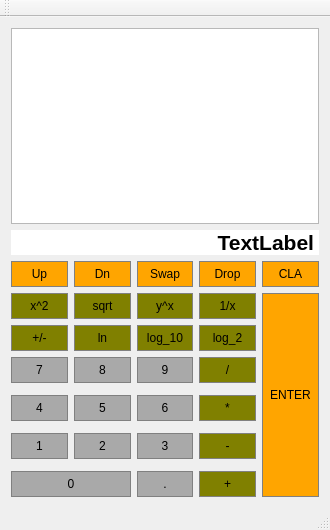
<?xml version="1.0" encoding="UTF-8"?>
<ui version="4.0">
 <class>Calculator</class>
 <widget class="QMainWindow" name="Calculator">
  <property name="geometry">
   <rect>
    <x>0</x>
    <y>0</y>
    <width>330</width>
    <height>530</height>
   </rect>
  </property>
  <property name="windowTitle">
   <string>MainWindow</string>
  </property>
  <widget class="QWidget" name="centralWidget">
   <layout class="QGridLayout" name="gridLayout">
    <item row="11" column="2">
     <widget class="QPushButton" name="DecimalPoint">
      <property name="sizePolicy">
       <sizepolicy hsizetype="Preferred" vsizetype="Preferred">
        <horstretch>0</horstretch>
        <verstretch>0</verstretch>
       </sizepolicy>
      </property>
      <property name="styleSheet">
       <string notr="true">QPushButton {
	background-color: darkgray;
	border: 1px solid gray;
	padding: 5px;
}

QPushButton:pressed {
	background-color: Dimgray;
	border: 1px solid gray;
	padding: 5px;
}</string>
      </property>
      <property name="text">
       <string>.</string>
      </property>
      <attribute name="buttonGroup">
       <string notr="true">numberGroup</string>
      </attribute>
     </widget>
    </item>
    <item row="9" column="1">
     <widget class="QPushButton" name="Button2">
      <property name="sizePolicy">
       <sizepolicy hsizetype="Preferred" vsizetype="Preferred">
        <horstretch>0</horstretch>
        <verstretch>0</verstretch>
       </sizepolicy>
      </property>
      <property name="styleSheet">
       <string notr="true">QPushButton {
	background-color: darkgray;
	border: 1px solid gray;
	padding: 5px;
}

QPushButton:pressed {
	background-color: Dimgray;
	border: 1px solid gray;
	padding: 5px;
}</string>
      </property>
      <property name="text">
       <string>2</string>
      </property>
      <attribute name="buttonGroup">
       <string notr="true">numberGroup</string>
      </attribute>
     </widget>
    </item>
    <item row="5" column="0">
     <widget class="QPushButton" name="Button7">
      <property name="sizePolicy">
       <sizepolicy hsizetype="Preferred" vsizetype="Preferred">
        <horstretch>0</horstretch>
        <verstretch>0</verstretch>
       </sizepolicy>
      </property>
      <property name="styleSheet">
       <string notr="true">QPushButton {
	background-color: darkgray;
	border: 1px solid gray;
	padding: 5px;
}

QPushButton:pressed {
	background-color: Dimgray;
	border: 1px solid gray;
	padding: 5px;
}</string>
      </property>
      <property name="text">
       <string>7</string>
      </property>
      <attribute name="buttonGroup">
       <string notr="true">numberGroup</string>
      </attribute>
     </widget>
    </item>
    <item row="2" column="4">
     <widget class="QPushButton" name="ClearAll">
      <property name="sizePolicy">
       <sizepolicy hsizetype="Preferred" vsizetype="Preferred">
        <horstretch>0</horstretch>
        <verstretch>0</verstretch>
       </sizepolicy>
      </property>
      <property name="styleSheet">
       <string notr="true">QPushButton {
	background-color: #FFA500;
	border: 1px solid gray;
	padding: 5px;
}

QPushButton:pressed {
	background-color: #FF0000;
	border: 1px solid gray;
	padding: 5px;
}</string>
      </property>
      <property name="text">
       <string>CLA</string>
      </property>
      <attribute name="buttonGroup">
       <string notr="true">stackFunctionGroup</string>
      </attribute>
     </widget>
    </item>
    <item row="3" column="4" rowspan="9">
     <widget class="QPushButton" name="Enter">
      <property name="sizePolicy">
       <sizepolicy hsizetype="Preferred" vsizetype="Preferred">
        <horstretch>0</horstretch>
        <verstretch>0</verstretch>
       </sizepolicy>
      </property>
      <property name="styleSheet">
       <string notr="true">QPushButton {
	background-color: #FFA500;
	border: 1px solid gray;
	padding: 5px;
}

QPushButton:pressed {
	background-color: #FF0000;
	border: 1px solid gray;
	padding: 5px;
}</string>
      </property>
      <property name="text">
       <string>ENTER</string>
      </property>
      <attribute name="buttonGroup">
       <string notr="true">stackFunctionGroup</string>
      </attribute>
     </widget>
    </item>
    <item row="3" column="3">
     <widget class="QPushButton" name="Inverse">
      <property name="sizePolicy">
       <sizepolicy hsizetype="Preferred" vsizetype="Preferred">
        <horstretch>0</horstretch>
        <verstretch>0</verstretch>
       </sizepolicy>
      </property>
      <property name="styleSheet">
       <string notr="true">QPushButton {
	background-color: olive;
	border: 1px solid gray;
	padding: 5px;
}

QPushButton:pressed {
	background-color: #FF0000;
	border: 1px solid gray;
	padding: 5px;
}</string>
      </property>
      <property name="text">
       <string>1/x</string>
      </property>
      <attribute name="buttonGroup">
       <string notr="true">mathFunctionGroup</string>
      </attribute>
     </widget>
    </item>
    <item row="4" column="0">
     <widget class="QPushButton" name="ChangeSign">
      <property name="sizePolicy">
       <sizepolicy hsizetype="Preferred" vsizetype="Preferred">
        <horstretch>0</horstretch>
        <verstretch>0</verstretch>
       </sizepolicy>
      </property>
      <property name="styleSheet">
       <string notr="true">QPushButton {
	background-color: olive;
	border: 1px solid gray;
	padding: 5px;
}

QPushButton:pressed {
	background-color: #FF0000;
	border: 1px solid gray;
	padding: 5px;
}</string>
      </property>
      <property name="text">
       <string>+/-</string>
      </property>
      <attribute name="buttonGroup">
       <string notr="true">mathFunctionGroup</string>
      </attribute>
     </widget>
    </item>
    <item row="5" column="1">
     <widget class="QPushButton" name="Button8">
      <property name="sizePolicy">
       <sizepolicy hsizetype="Preferred" vsizetype="Preferred">
        <horstretch>0</horstretch>
        <verstretch>0</verstretch>
       </sizepolicy>
      </property>
      <property name="styleSheet">
       <string notr="true">QPushButton {
	background-color: darkgray;
	border: 1px solid gray;
	padding: 5px;
}

QPushButton:pressed {
	background-color: Dimgray;
	border: 1px solid gray;
	padding: 5px;
}</string>
      </property>
      <property name="text">
       <string>8</string>
      </property>
      <attribute name="buttonGroup">
       <string notr="true">numberGroup</string>
      </attribute>
     </widget>
    </item>
    <item row="9" column="3">
     <widget class="QPushButton" name="Subtract">
      <property name="sizePolicy">
       <sizepolicy hsizetype="Preferred" vsizetype="Preferred">
        <horstretch>0</horstretch>
        <verstretch>0</verstretch>
       </sizepolicy>
      </property>
      <property name="styleSheet">
       <string notr="true">QPushButton {
	background-color: olive;
	border: 1px solid gray;
	padding: 5px;
}

QPushButton:pressed {
	background-color: #FF0000;
	border: 1px solid gray;
	padding: 5px;
}</string>
      </property>
      <property name="text">
       <string>-</string>
      </property>
      <attribute name="buttonGroup">
       <string notr="true">mathFunctionGroup</string>
      </attribute>
     </widget>
    </item>
    <item row="1" column="0" colspan="5">
     <widget class="QLabel" name="Input">
      <property name="font">
       <font>
        <pointsize>16</pointsize>
        <weight>75</weight>
        <bold>true</bold>
       </font>
      </property>
      <property name="styleSheet">
       <string notr="true">background-color: #fff;</string>
      </property>
      <property name="text">
       <string>TextLabel</string>
      </property>
      <property name="scaledContents">
       <bool>false</bool>
      </property>
      <property name="alignment">
       <set>Qt::AlignRight|Qt::AlignTrailing|Qt::AlignVCenter</set>
      </property>
      <property name="margin">
       <number>2</number>
      </property>
      <property name="indent">
       <number>5</number>
      </property>
     </widget>
    </item>
    <item row="2" column="0">
     <widget class="QPushButton" name="RollUp">
      <property name="sizePolicy">
       <sizepolicy hsizetype="Preferred" vsizetype="Preferred">
        <horstretch>0</horstretch>
        <verstretch>0</verstretch>
       </sizepolicy>
      </property>
      <property name="styleSheet">
       <string notr="true">QPushButton {
	background-color: #FFA500;
	border: 1px solid gray;
	padding: 5px;
}

QPushButton:pressed {
	background-color: #FF0000;
	border: 1px solid gray;
	padding: 5px;
}</string>
      </property>
      <property name="text">
       <string>Up</string>
      </property>
      <attribute name="buttonGroup">
       <string notr="true">stackFunctionGroup</string>
      </attribute>
     </widget>
    </item>
    <item row="9" column="0">
     <widget class="QPushButton" name="Button1">
      <property name="sizePolicy">
       <sizepolicy hsizetype="Preferred" vsizetype="Preferred">
        <horstretch>0</horstretch>
        <verstretch>0</verstretch>
       </sizepolicy>
      </property>
      <property name="styleSheet">
       <string notr="true">QPushButton {
	background-color: darkgray;
	border: 1px solid gray;
	padding: 5px;
}

QPushButton:pressed {
	background-color: Dimgray;
	border: 1px solid gray;
	padding: 5px;
}</string>
      </property>
      <property name="text">
       <string>1</string>
      </property>
      <attribute name="buttonGroup">
       <string notr="true">numberGroup</string>
      </attribute>
     </widget>
    </item>
    <item row="2" column="3">
     <widget class="QPushButton" name="Drop">
      <property name="styleSheet">
       <string notr="true">QPushButton {
	background-color: #FFA500;
	border: 1px solid gray;
	padding: 5px;
}

QPushButton:pressed {
	background-color: #FF0000;
	border: 1px solid gray;
	padding: 5px;
}</string>
      </property>
      <property name="text">
       <string>Drop</string>
      </property>
      <attribute name="buttonGroup">
       <string notr="true">stackFunctionGroup</string>
      </attribute>
     </widget>
    </item>
    <item row="7" column="0">
     <widget class="QPushButton" name="Button4">
      <property name="sizePolicy">
       <sizepolicy hsizetype="Preferred" vsizetype="Preferred">
        <horstretch>0</horstretch>
        <verstretch>0</verstretch>
       </sizepolicy>
      </property>
      <property name="styleSheet">
       <string notr="true">QPushButton {
	background-color: darkgray;
	border: 1px solid gray;
	padding: 5px;
}

QPushButton:pressed {
	background-color: Dimgray;
	border: 1px solid gray;
	padding: 5px;
}</string>
      </property>
      <property name="text">
       <string>4</string>
      </property>
      <attribute name="buttonGroup">
       <string notr="true">numberGroup</string>
      </attribute>
     </widget>
    </item>
    <item row="5" column="2">
     <widget class="QPushButton" name="Button9">
      <property name="sizePolicy">
       <sizepolicy hsizetype="Preferred" vsizetype="Preferred">
        <horstretch>0</horstretch>
        <verstretch>0</verstretch>
       </sizepolicy>
      </property>
      <property name="styleSheet">
       <string notr="true">QPushButton {
	background-color: darkgray;
	border: 1px solid gray;
	padding: 5px;
}

QPushButton:pressed {
	background-color: Dimgray;
	border: 1px solid gray;
	padding: 5px;
}</string>
      </property>
      <property name="text">
       <string>9</string>
      </property>
      <attribute name="buttonGroup">
       <string notr="true">numberGroup</string>
      </attribute>
     </widget>
    </item>
    <item row="7" column="2">
     <widget class="QPushButton" name="Button6">
      <property name="sizePolicy">
       <sizepolicy hsizetype="Preferred" vsizetype="Preferred">
        <horstretch>0</horstretch>
        <verstretch>0</verstretch>
       </sizepolicy>
      </property>
      <property name="styleSheet">
       <string notr="true">QPushButton {
	background-color: darkgray;
	border: 1px solid gray;
	padding: 5px;
}

QPushButton:pressed {
	background-color: Dimgray;
	border: 1px solid gray;
	padding: 5px;
}</string>
      </property>
      <property name="text">
       <string>6</string>
      </property>
      <attribute name="buttonGroup">
       <string notr="true">numberGroup</string>
      </attribute>
     </widget>
    </item>
    <item row="3" column="0">
     <widget class="QPushButton" name="Square">
      <property name="sizePolicy">
       <sizepolicy hsizetype="Preferred" vsizetype="Preferred">
        <horstretch>0</horstretch>
        <verstretch>0</verstretch>
       </sizepolicy>
      </property>
      <property name="styleSheet">
       <string notr="true">QPushButton {
	background-color: olive;
	border: 1px solid gray;
	padding: 5px;
}

QPushButton:pressed {
	background-color: #FF0000;
	border: 1px solid gray;
	padding: 5px;
}</string>
      </property>
      <property name="text">
       <string>x^2</string>
      </property>
      <attribute name="buttonGroup">
       <string notr="true">mathFunctionGroup</string>
      </attribute>
     </widget>
    </item>
    <item row="2" column="2">
     <widget class="QPushButton" name="Swap">
      <property name="sizePolicy">
       <sizepolicy hsizetype="Preferred" vsizetype="Preferred">
        <horstretch>0</horstretch>
        <verstretch>0</verstretch>
       </sizepolicy>
      </property>
      <property name="styleSheet">
       <string notr="true">QPushButton {
	background-color: #FFA500;
	border: 1px solid gray;
	padding: 5px;
}

QPushButton:pressed {
	background-color: #FF0000;
	border: 1px solid gray;
	padding: 5px;
}</string>
      </property>
      <property name="text">
       <string>Swap</string>
      </property>
      <attribute name="buttonGroup">
       <string notr="true">stackFunctionGroup</string>
      </attribute>
     </widget>
    </item>
    <item row="4" column="2">
     <widget class="QPushButton" name="LogBase10">
      <property name="sizePolicy">
       <sizepolicy hsizetype="Preferred" vsizetype="Preferred">
        <horstretch>0</horstretch>
        <verstretch>0</verstretch>
       </sizepolicy>
      </property>
      <property name="styleSheet">
       <string notr="true">QPushButton {
	background-color: olive;
	border: 1px solid gray;
	padding: 5px;
}

QPushButton:pressed {
	background-color: #FF0000;
	border: 1px solid gray;
	padding: 5px;
}</string>
      </property>
      <property name="text">
       <string>log_10</string>
      </property>
      <attribute name="buttonGroup">
       <string notr="true">mathFunctionGroup</string>
      </attribute>
     </widget>
    </item>
    <item row="4" column="3">
     <widget class="QPushButton" name="LogBase2">
      <property name="sizePolicy">
       <sizepolicy hsizetype="Preferred" vsizetype="Preferred">
        <horstretch>0</horstretch>
        <verstretch>0</verstretch>
       </sizepolicy>
      </property>
      <property name="styleSheet">
       <string notr="true">QPushButton {
	background-color: olive;
	border: 1px solid gray;
	padding: 5px;
}

QPushButton:pressed {
	background-color: #FF0000;
	border: 1px solid gray;
	padding: 5px;
}</string>
      </property>
      <property name="text">
       <string>log_2</string>
      </property>
      <attribute name="buttonGroup">
       <string notr="true">mathFunctionGroup</string>
      </attribute>
     </widget>
    </item>
    <item row="7" column="1">
     <widget class="QPushButton" name="Button5">
      <property name="sizePolicy">
       <sizepolicy hsizetype="Preferred" vsizetype="Preferred">
        <horstretch>0</horstretch>
        <verstretch>0</verstretch>
       </sizepolicy>
      </property>
      <property name="styleSheet">
       <string notr="true">QPushButton {
	background-color: darkgray;
	border: 1px solid gray;
	padding: 5px;
}

QPushButton:pressed {
	background-color: Dimgray;
	border: 1px solid gray;
	padding: 5px;
}</string>
      </property>
      <property name="text">
       <string>5</string>
      </property>
      <attribute name="buttonGroup">
       <string notr="true">numberGroup</string>
      </attribute>
     </widget>
    </item>
    <item row="3" column="1">
     <widget class="QPushButton" name="SquareRoot">
      <property name="sizePolicy">
       <sizepolicy hsizetype="Preferred" vsizetype="Preferred">
        <horstretch>0</horstretch>
        <verstretch>0</verstretch>
       </sizepolicy>
      </property>
      <property name="styleSheet">
       <string notr="true">QPushButton {
	background-color: olive;
	border: 1px solid gray;
	padding: 5px;
}

QPushButton:pressed {
	background-color: #FF0000;
	border: 1px solid gray;
	padding: 5px;
}</string>
      </property>
      <property name="text">
       <string>sqrt</string>
      </property>
      <attribute name="buttonGroup">
       <string notr="true">mathFunctionGroup</string>
      </attribute>
     </widget>
    </item>
    <item row="0" column="0" colspan="5">
     <widget class="QListWidget" name="Display">
      <property name="itemAlignment">
       <set>Qt::AlignRight</set>
      </property>
     </widget>
    </item>
    <item row="11" column="3">
     <widget class="QPushButton" name="Add">
      <property name="sizePolicy">
       <sizepolicy hsizetype="Preferred" vsizetype="Preferred">
        <horstretch>0</horstretch>
        <verstretch>0</verstretch>
       </sizepolicy>
      </property>
      <property name="styleSheet">
       <string notr="true">QPushButton {
	background-color: olive;
	border: 1px solid gray;
	padding: 5px;
}

QPushButton:pressed {
	background-color: #FF0000;
	border: 1px solid gray;
	padding: 5px;
}</string>
      </property>
      <property name="text">
       <string>+</string>
      </property>
      <attribute name="buttonGroup">
       <string notr="true">mathFunctionGroup</string>
      </attribute>
     </widget>
    </item>
    <item row="7" column="3">
     <widget class="QPushButton" name="Multiply">
      <property name="sizePolicy">
       <sizepolicy hsizetype="Preferred" vsizetype="Preferred">
        <horstretch>0</horstretch>
        <verstretch>0</verstretch>
       </sizepolicy>
      </property>
      <property name="styleSheet">
       <string notr="true">QPushButton {
	background-color: olive;
	border: 1px solid gray;
	padding: 5px;
}

QPushButton:pressed {
	background-color: #FF0000;
	border: 1px solid gray;
	padding: 5px;
}</string>
      </property>
      <property name="text">
       <string>*</string>
      </property>
      <attribute name="buttonGroup">
       <string notr="true">mathFunctionGroup</string>
      </attribute>
     </widget>
    </item>
    <item row="9" column="2">
     <widget class="QPushButton" name="Button3">
      <property name="sizePolicy">
       <sizepolicy hsizetype="Preferred" vsizetype="Preferred">
        <horstretch>0</horstretch>
        <verstretch>0</verstretch>
       </sizepolicy>
      </property>
      <property name="styleSheet">
       <string notr="true">QPushButton {
	background-color: darkgray;
	border: 1px solid gray;
	padding: 5px;
}

QPushButton:pressed {
	background-color: Dimgray;
	border: 1px solid gray;
	padding: 5px;
}</string>
      </property>
      <property name="text">
       <string>3</string>
      </property>
      <attribute name="buttonGroup">
       <string notr="true">numberGroup</string>
      </attribute>
     </widget>
    </item>
    <item row="3" column="2">
     <widget class="QPushButton" name="YtoX">
      <property name="sizePolicy">
       <sizepolicy hsizetype="Preferred" vsizetype="Preferred">
        <horstretch>0</horstretch>
        <verstretch>0</verstretch>
       </sizepolicy>
      </property>
      <property name="styleSheet">
       <string notr="true">QPushButton {
	background-color: olive;
	border: 1px solid gray;
	padding: 5px;
}

QPushButton:pressed {
	background-color: #FF0000;
	border: 1px solid gray;
	padding: 5px;
}</string>
      </property>
      <property name="text">
       <string>y^x</string>
      </property>
      <attribute name="buttonGroup">
       <string notr="true">mathFunctionGroup</string>
      </attribute>
     </widget>
    </item>
    <item row="4" column="1">
     <widget class="QPushButton" name="NaturalLog">
      <property name="sizePolicy">
       <sizepolicy hsizetype="Preferred" vsizetype="Preferred">
        <horstretch>0</horstretch>
        <verstretch>0</verstretch>
       </sizepolicy>
      </property>
      <property name="styleSheet">
       <string notr="true">QPushButton {
	background-color: olive;
	border: 1px solid gray;
	padding: 5px;
}

QPushButton:pressed {
	background-color: #FF0000;
	border: 1px solid gray;
	padding: 5px;
}</string>
      </property>
      <property name="text">
       <string>ln</string>
      </property>
      <attribute name="buttonGroup">
       <string notr="true">mathFunctionGroup</string>
      </attribute>
     </widget>
    </item>
    <item row="2" column="1">
     <widget class="QPushButton" name="RollDn">
      <property name="sizePolicy">
       <sizepolicy hsizetype="Preferred" vsizetype="Preferred">
        <horstretch>0</horstretch>
        <verstretch>0</verstretch>
       </sizepolicy>
      </property>
      <property name="styleSheet">
       <string notr="true">QPushButton {
	background-color: #FFA500;
	border: 1px solid gray;
	padding: 5px;
}

QPushButton:pressed {
	background-color: #FF0000;
	border: 1px solid gray;
	padding: 5px;
}</string>
      </property>
      <property name="text">
       <string>Dn</string>
      </property>
      <attribute name="buttonGroup">
       <string notr="true">stackFunctionGroup</string>
      </attribute>
     </widget>
    </item>
    <item row="5" column="3">
     <widget class="QPushButton" name="Divide">
      <property name="sizePolicy">
       <sizepolicy hsizetype="Preferred" vsizetype="Preferred">
        <horstretch>0</horstretch>
        <verstretch>0</verstretch>
       </sizepolicy>
      </property>
      <property name="styleSheet">
       <string notr="true">QPushButton {
	background-color: olive;
	border: 1px solid gray;
	padding: 5px;
}

QPushButton:pressed {
	background-color: #FF0000;
	border: 1px solid gray;
	padding: 5px;
}</string>
      </property>
      <property name="text">
       <string>/</string>
      </property>
      <attribute name="buttonGroup">
       <string notr="true">mathFunctionGroup</string>
      </attribute>
     </widget>
    </item>
    <item row="11" column="0" colspan="2">
     <widget class="QPushButton" name="Button0">
      <property name="sizePolicy">
       <sizepolicy hsizetype="Preferred" vsizetype="Preferred">
        <horstretch>0</horstretch>
        <verstretch>0</verstretch>
       </sizepolicy>
      </property>
      <property name="styleSheet">
       <string notr="true">QPushButton {
	background-color: darkgray;
	border: 1px solid gray;
	padding: 5px;
}

QPushButton:pressed {
	background-color: Dimgray;
	border: 1px solid gray;
	padding: 5px;
}</string>
      </property>
      <property name="text">
       <string>0</string>
      </property>
      <attribute name="buttonGroup">
       <string notr="true">numberGroup</string>
      </attribute>
     </widget>
    </item>
   </layout>
  </widget>
  <widget class="QMenuBar" name="menuBar">
   <property name="geometry">
    <rect>
     <x>0</x>
     <y>0</y>
     <width>330</width>
     <height>21</height>
    </rect>
   </property>
  </widget>
  <widget class="QToolBar" name="mainToolBar">
   <attribute name="toolBarArea">
    <enum>TopToolBarArea</enum>
   </attribute>
   <attribute name="toolBarBreak">
    <bool>false</bool>
   </attribute>
  </widget>
  <widget class="QStatusBar" name="statusBar"/>
 </widget>
 <layoutdefault spacing="6" margin="11"/>
 <resources/>
 <connections/>
 <buttongroups>
  <buttongroup name="numberGroup"/>
  <buttongroup name="stackFunctionGroup"/>
  <buttongroup name="mathFunctionGroup"/>
 </buttongroups>
</ui>
